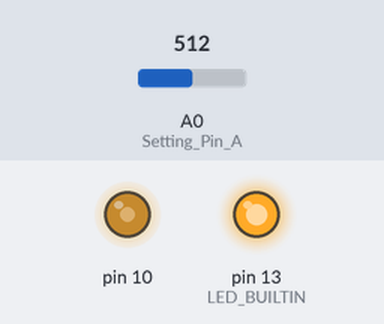
The sketch below on a simulated Arduino Uno, built with avr-gcc and run on an emulated ATmega328P. On the bench: output pins drawn as LEDs (lit = HIGH). The test bench sets the inputs (shaded band); at power-on: A0 (Setting_Pin_A) = 512.

Above: at 1.2 s.
1.3 s: A0 (Setting_Pin_A) set to 716
At 2.5 s:
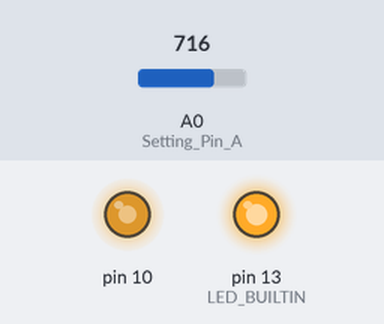
2.8 s: A0 (Setting_Pin_A) set to 900
At 3.9 s:
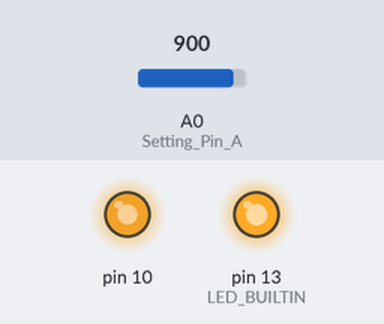
4.3 s: A0 (Setting_Pin_A) set to 511
At 5.0 s:
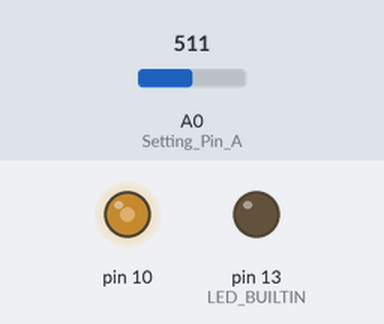
5.8 s: A0 (Setting_Pin_A) set to 122
At 6.2 s:
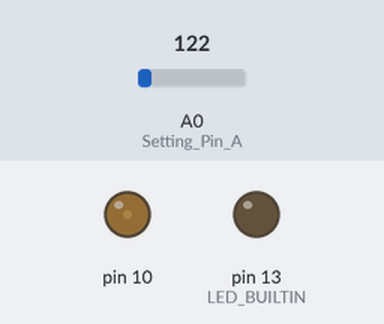
7.3 s: A0 (Setting_Pin_A) set to 0
At 8.5 s:
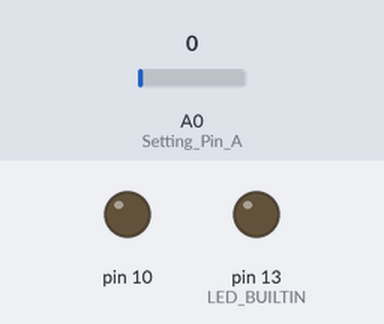
Timing chart, 0 to 9.8 s (numbered marks = the images above; inputs shaded):
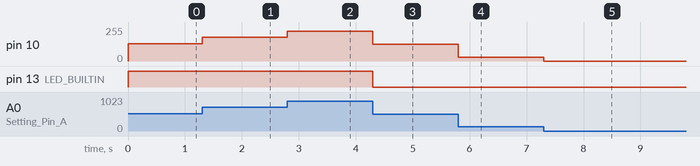

Measured:
- after the input at 1.3 s, pin 10: 128/255 → 179/255 at once
- after the input at 2.8 s, pin 10: 179/255 → 225/255 at once
- after the input at 4.3 s, pin 10: 225/255 → 127/255 at once; pin 13 (LED_BUILTIN): HIGH → LOW at once
- after the input at 5.8 s, pin 10: 127/255 → 30/255 at once
- after the input at 7.3 s, pin 10: 30/255 → 0/255 at once

The sketch:

arduino_Potentiometer_PWM.ino
```cpp
int pot_value = 0; //Initializing Potentiometer Variable

void setup() {
  // put your setup code here, to run once:
pinMode(A0, INPUT); //Setting Pin A) to an Input
pinMode(10, OUTPUT);
}

void loop() {
  // put your main code here, to run repeatedly:
pot_value = analogRead(A0)>>2;        //Writing the read-in pot value to the pot_value variable and scaling to 8 bits (divide by 4)
analogWrite(LED_BUILTIN, pot_value);  //Writing pot_value to LED
analogWrite(10, pot_value);            //Writing pot_value to pin 10
}
```
